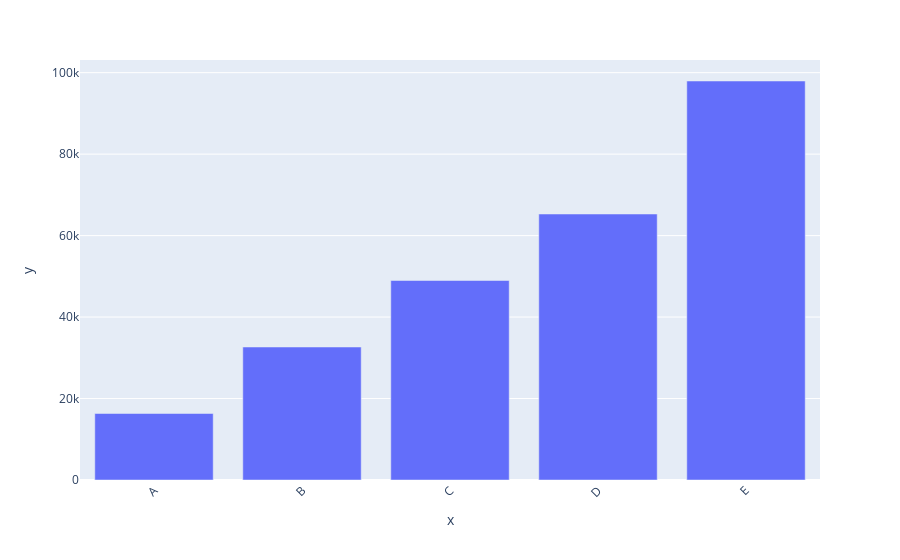

The cell this chart's notebook holds for it:
### Markdown cell above
### Quiz 2 - ใช้ข้อมูลจากข้อ 1 สร้าง Bar Plot ให้แกน X เป็นชื่อ และแกน Y เป็นเงินของปี 2017 คูณ 2 และสลับแกน (สองกราฟ) และปรับให้แกน X เอียง -45 องศา

### Code cell
#Vertical
fig = px.bar(x = df.index , y = df[2017]*2)
fig.update_layout(xaxis_tickangle = -45)
fig.show()

### Figure 1 — Plotly figure (JSON) as saved in the notebook; plotly's stock layout.template omitted (floating-point values rounded to 4 significant figures)
{"data": [{"alignmentgroup": "True", "hovertemplate": "x=%{x}<br>y=%{y}<extra></extra>", "legendgroup": "", "marker": {"color": "#636efa"}, "name": "", "offsetgroup": "", "orientation": "v", "showlegend": false, "textposition": "auto", "type": "bar", "x": ["A", "B", "C", "D", "E"], "xaxis": "x", "y": [16324, 32650, 48976, 65302, 97954], "yaxis": "y"}], "layout": {"barmode": "relative", "legend": {"tracegroupgap": 0}, "margin": {"t": 60}, "xaxis": {"anchor": "y", "domain": [0, 1], "tickangle": -45, "title": {"text": "x"}}, "yaxis": {"anchor": "x", "domain": [0, 1], "title": {"text": "y"}}}}
